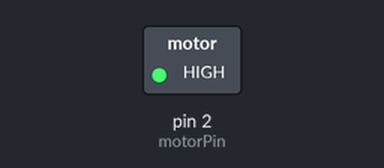
The sketch below on a simulated Arduino Uno, built with avr-gcc and run on an emulated ATmega328P. Parts: switched loads named in the sketch (green lamp = pin HIGH).

Above: at 5.0 s.
At 10.5 s:
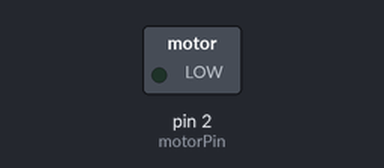
Timing chart, 0 to 14.3 s (numbered marks = the images above):
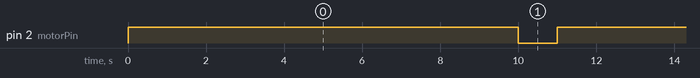

Measured:
- by itself, pin 2 (motorPin): alternates HIGH for 10.0 s and LOW for 1.0 s

The sketch:

Motor_Control_with_Transistors.ino
```cpp
// Declare the pin for the motor
int motorPin = 2;


void setup() {
  // put your setup code here, to run once:

  // Define pin #9 as output
  pinMode( motorPin, OUTPUT);


}

void loop() {
  // put your main code here, to run repeatedly:
  // Turn motor on

  digitalWrite(motorPin, HIGH);

  delay(10000);

  digitalWrite(motorPin, LOW);

  delay(1000);

}
```
